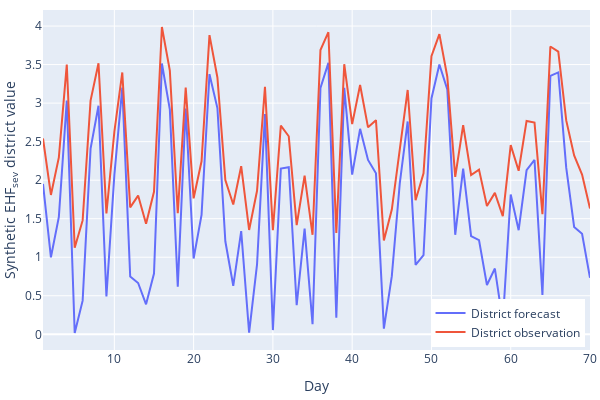

The notebook cell saved with this chart:
### Code cell
fig = px.line(quantile_timeseries)
fig.update_layout(
    xaxis_title='Day',
    yaxis_title='Synthetic EHF<sub>sev</sub> district value',
    width=600,
    height=400,
    margin=dict(l=0,r=10,b=50,t=10),
    legend=dict(
        yanchor="bottom",
        y=0.01,
        xanchor="right",
        x=0.99,
        title=None
    )
)
fig.update_xaxes(dtick=10)
fig.show()

### Figure 1 — Plotly figure (JSON) as saved in the notebook; plotly's stock layout.template omitted (floating-point values rounded to 4 significant figures)
{"data": [{"hovertemplate": "variable=District forecast<br>day=%{x}<br>value=%{y}<extra></extra>", "legendgroup": "District forecast", "line": {"color": "#636efa", "dash": "solid"}, "marker": {"symbol": "circle"}, "mode": "lines", "name": "District forecast", "orientation": "v", "showlegend": true, "type": "scatter", "x": [1, 2, 3, 4, 5, 6, 7, 8, 9, 10, 11, 12, 13, 14, 15, 16, 17, 18, 19, 20, 21, 22, 23, 24, 25, 26, 27, 28, 29, 30, 31, 32, 33, 34, 35, 36, 37, 38, 39, 40, 41, 42, 43, 44, 45, 46, 47, 48, 49, 50, 51, 52, 53, 54, 55, 56, 57, 58, 59, 60, 61, 62, 63, 64, 65, 66, 67, 68, 69, 70], "xaxis": "x", "y": [1.951, 0.9996, 1.524, 3.034, 0.01695, 0.4366, 2.409, 2.966, 0.4909, 2.065, 3.201, 0.7512, 0.6655, 0.3892, 0.7889, 3.514, 2.915, 0.6174, 2.931, 0.9842, 1.55, 3.376, 2.936, 1.207, 0.6299, 1.339, 0.02043, 0.9065, 2.857, 0.05478, 2.15, 2.168, 0.3776, 1.372, 0.131, 3.197, 3.522, 0.2153, 3.198, 2.072, 2.666, 2.263, 2.089, 0.0734, 0.7542, 1.956, 2.762, 0.9002, 1.027, 3.061, 3.501, 3.178, 1.291, 2.151, 1.274, 1.222, 0.6395, 0.8536, 0.1611, 1.815, 1.351, 2.129, 2.262, 0.5121, 3.353, 3.398, 2.163, 1.392, 1.304, 0.7338], "yaxis": "y"}, {"hovertemplate": "variable=District observation<br>day=%{x}<br>value=%{y}<extra></extra>", "legendgroup": "District observation", "line": {"color": "#EF553B", "dash": "solid"}, "marker": {"symbol": "circle"}, "mode": "lines", "name": "District observation", "orientation": "v", "showlegend": true, "type": "scatter", "x": [1, 2, 3, 4, 5, 6, 7, 8, 9, 10, 11, 12, 13, 14, 15, 16, 17, 18, 19, 20, 21, 22, 23, 24, 25, 26, 27, 28, 29, 30, 31, 32, 33, 34, 35, 36, 37, 38, 39, 40, 41, 42, 43, 44, 45, 46, 47, 48, 49, 50, 51, 52, 53, 54, 55, 56, 57, 58, 59, 60, 61, 62, 63, 64, 65, 66, 67, 68, 69, 70], "xaxis": "x", "y": [2.541, 1.809, 2.296, 3.501, 1.124, 1.478, 3.032, 3.518, 1.569, 2.627, 3.398, 1.647, 1.8, 1.436, 1.849, 3.988, 3.421, 1.571, 3.201, 1.765, 2.245, 3.883, 3.333, 2.003, 1.685, 2.182, 1.354, 1.863, 3.21, 1.35, 2.707, 2.57, 1.417, 2.058, 1.291, 3.689, 3.92, 1.317, 3.505, 2.727, 3.235, 2.686, 2.779, 1.218, 1.619, 2.418, 3.17, 1.74, 2.088, 3.61, 3.896, 3.343, 2.042, 2.715, 2.068, 2.138, 1.665, 1.835, 1.533, 2.455, 2.123, 2.768, 2.748, 1.559, 3.734, 3.668, 2.775, 2.32, 2.073, 1.632], "yaxis": "y"}], "layout": {"height": 400, "legend": {"title": {}, "tracegroupgap": 0, "x": 0.99, "xanchor": "right", "y": 0.01, "yanchor": "bottom"}, "margin": {"b": 50, "l": 0, "r": 10, "t": 10}, "width": 600, "xaxis": {"anchor": "y", "domain": [0, 1], "dtick": 10, "title": {"text": "Day"}}, "yaxis": {"anchor": "x", "domain": [0, 1], "title": {"text": "Synthetic EHF<sub>sev</sub> district value"}}}}
